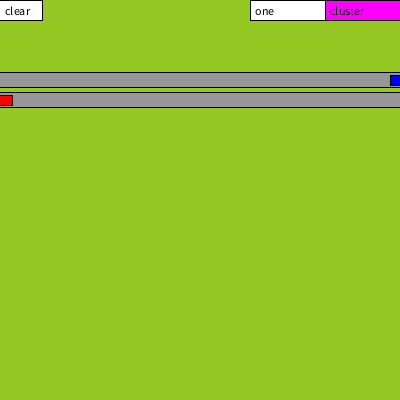
Frame 1 (no input)
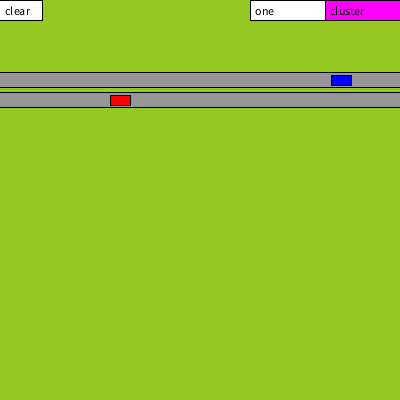
Frame 60 (the mouse pressed at the canvas centre just before this capture)
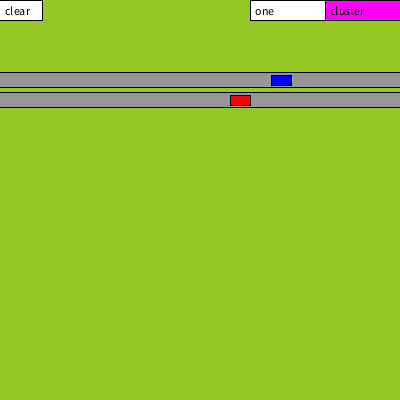
Frame 120 (the mouse held since frame 60 and released just before this capture)

The Processing sketch that drew these frames (run headless with seeded random() and noise(); from frame 60 on, the mouse is pressed at the canvas centre):

// Processing sketch: tree_painter2
// ── tree_painter2.pde
Car myCar1;
Car myCar2;
Tree tree;
boolean treeMode;
ArrayList<Tree> treeList = new ArrayList<Tree>();

void setup() {
  boolean treeMode = true;
  rectMode(CENTER);
  size(400,400);
  background(150,200,35);
  // Parameters go inside the parentheses when the object is constructed.
  myCar1 = new Car(color(255,0,0),0,100,2); 
  myCar2 = new Car(color(0,0,255),0,80,-1);
  tree = new Tree(50,200,50, false);
}

void mouseClicked() {
  treeList.add(new Tree(mouseX, mouseY, 40, false));
  if (mouseX > 250 && mouseY < 20){
    treeMode = !treeMode;
  } else if (treeMode) {
        float tempSize = random(5,25);
      fill(random(80,150), random(220,255), random(90,110));
      ellipse(mouseX , mouseY, tempSize, tempSize);
  }
  print(treeList);
}

void draw() {

  drawToggle(treeMode, "one", 250,0);
  drawToggle(treeMode, "cluster", 325,0);
  fill(255);
  rect(5, 10, 75, 20);
  fill(0);
  textSize(12);
  text("clear", 5, 15);

  fill(150);
  rect(width/2, 80, width + 5, 15);
  rect(width/2, 100, width + 5, 15);
  myCar1.drive();
  myCar1.display();
  myCar2.drive();
  myCar2.display();

  if (mousePressed && mouseX < 40 && mouseY < 20) {
    background(150,200,35);
  } else if (mousePressed && mouseX > 250 && mouseY < 20){

  } else if (mousePressed) {
    //tree.cluster(mouseX, mouseY);  
  }


}

// Even though there are multiple objects, we still only need one class. 
// No matter how many cookies we make, only one cookie cutter is needed.
class Car { 
  color c;
  float xpos;
  float ypos;
  float xspeed;

  // The Constructor is defined with arguments.
  Car(color tempC, float tempXpos, float tempYpos, float tempXspeed) { 
    c = tempC;
    xpos = tempXpos;
    ypos = tempYpos;
    xspeed = tempXspeed;
  }

  void display() {
    stroke(0);
    fill(c);
    rect(xpos,ypos,20,10);
  }

  void drive() {
    xpos = xpos + xspeed;
    if (xpos > width) {
      xpos = 0;
    } else if (xpos < 0) {
      xpos = width;
    }
  }
}

class Tree {
  float treeSize;
  float xPos;
  float yPos;
  boolean cluster;
  
    // The Constructor is defined with arguments.
  Tree(float xPos, float yPos, float treeSize, boolean cluster) { 
    this.treeSize = treeSize;
    this.xPos = xPos;
    this.yPos = yPos;
    this.cluster = cluster;
  }
  
}

void drawToggle(boolean treeMode, String name, int x, int y) {
  rectMode(CORNER);
  if ((treeMode && name == "one") || (!treeMode && name == "cluster")) {
  fill(255,0,255);
  } else {
  fill(255);
  }
  rect(x,y, 75, 20);
  fill(0);
  text(name, x + 5, y + 15);
  rectMode(CENTER);
}

void drawFromArray(){
   
}

 void paint(float mouseX, float mouseY, boolean cluster) {
  if (!cluster) {
    //add a single tree to array
  } else {
    // add a cluster of trees to the array
  }
}
